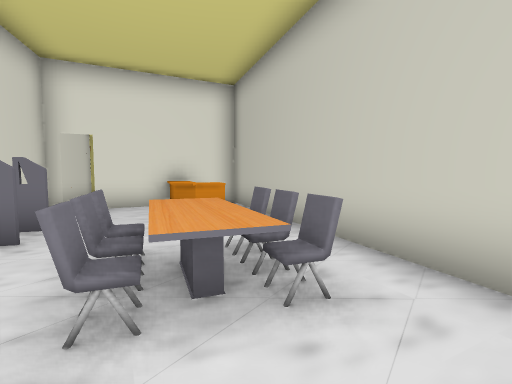
View 1 (above)

16 first-person views from a walk through a scene from a Unity 3-D project. The camera is 1.5 m above the floor, tilts 4° down and sees 85° across. The floor is counted in squares, 1.53 m on a side. Each view is taken from the middle of a square. On the plan, view 1 faces up. The plan holds only what a view shows up to about 11 squares ahead; the rest is blank. The place goes on beyond the plan. The player character is not drawn. Some animated figures are left out. Door leaves are left out, so doorways stand open.

View 2
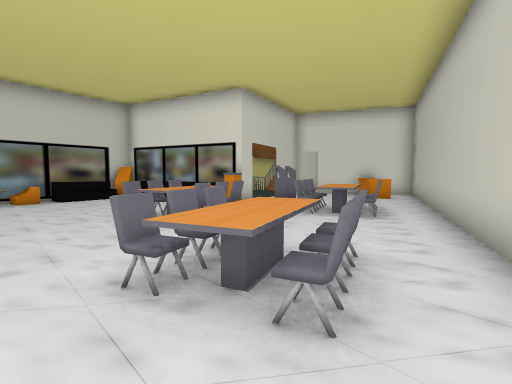

View 3
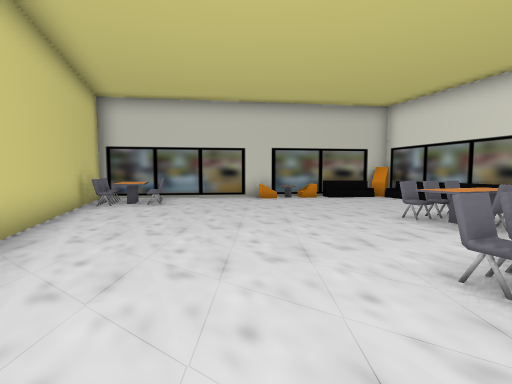

View 4
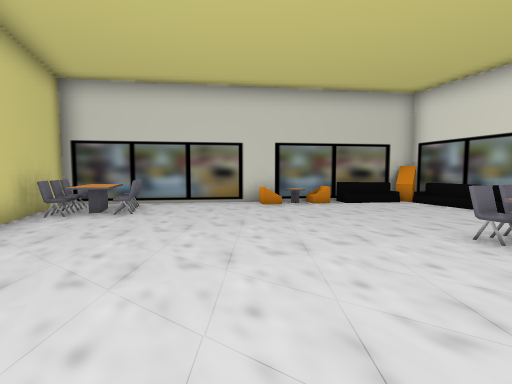

View 5
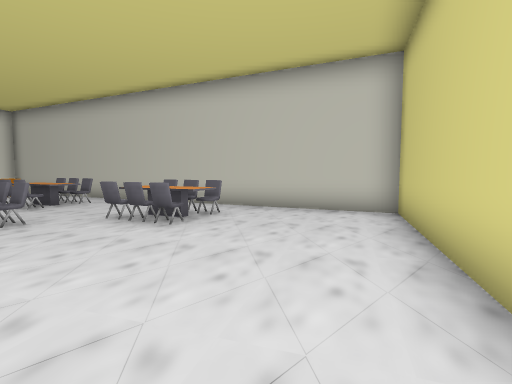

View 6
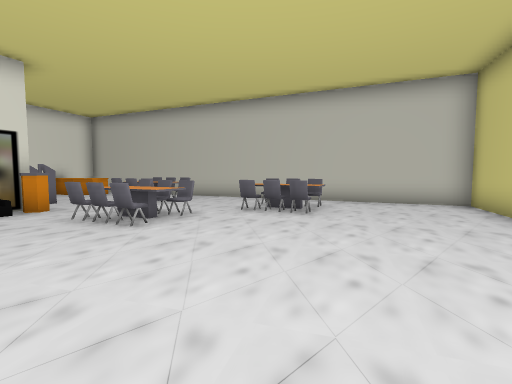

View 7
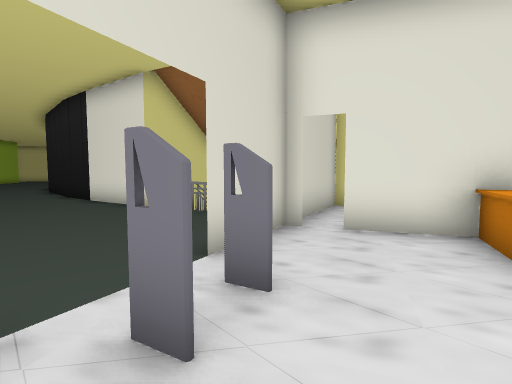

View 8
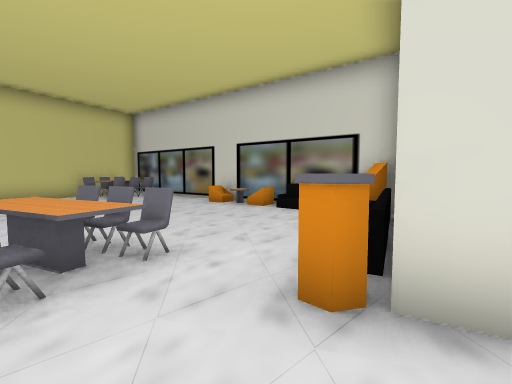

View 9
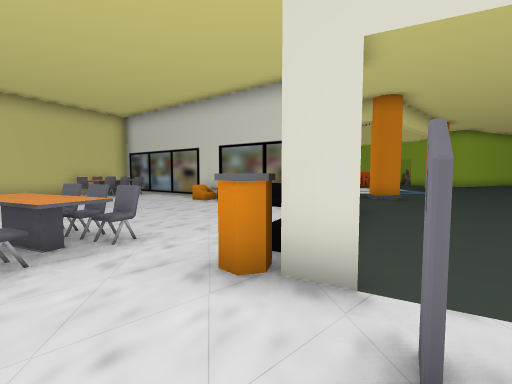

View 10
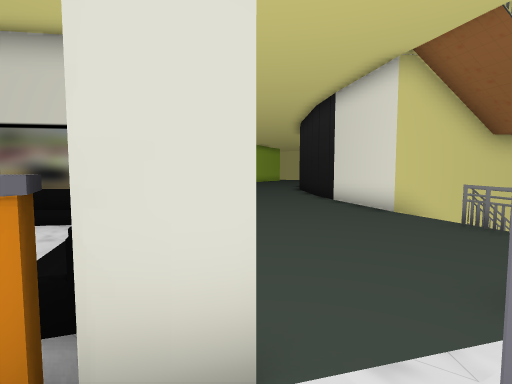

View 11
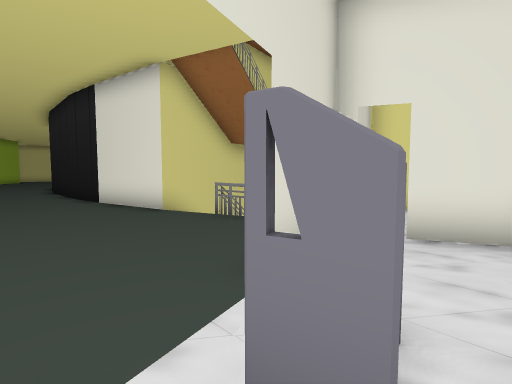

View 12
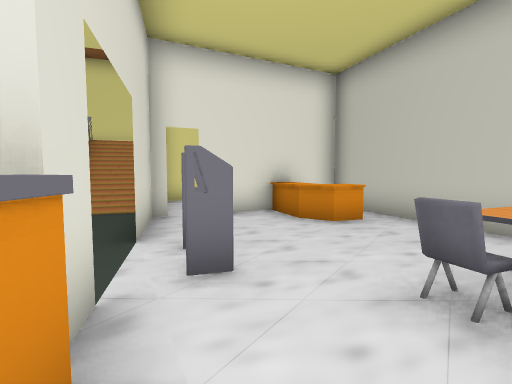

View 13
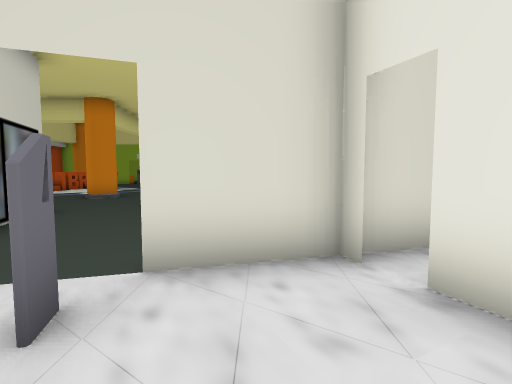

View 14
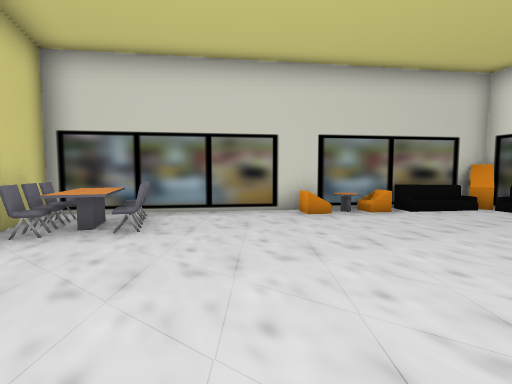

View 15
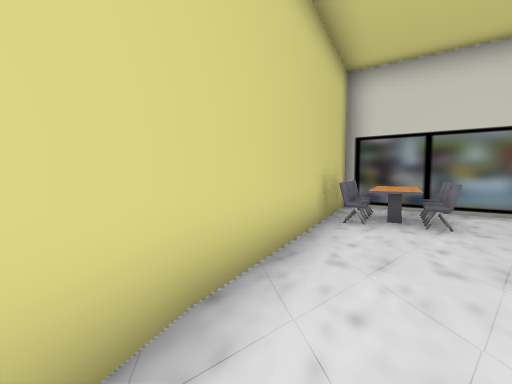

View 16
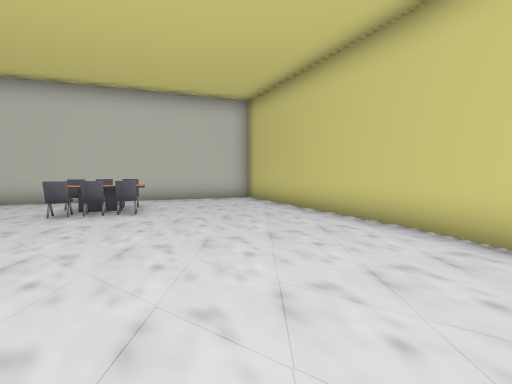

### Floor plan
Points are (right, up) in squares from view 1. A wall is a line through its corners. A room is listed if a view was taken in it or the views show most of it. See-through windows are left out.
Room 1 (views 1, 2, 3, 4, 5, 6, 7, 8, 9, 10, 11, 12, 13, 14, 15, 16)
walls: (-3.7, 2.1) (-3.7, 1.6); (-4.2, 3.1) (-4, 2.3) (-5.4, 1.9); (-3.2, 3.7) (-3.7, 3.6); (-7.3, 1.2) (-8.9, 0.7); (-8.7, -2.4) (-7.5, -10.9) (-1, -8.7); (-1.1, -8.8) (5.1, -5.7) (-0.7, 9.2) (-4.3, 7.5); (-3.5, 4.7) (-4, 4.6) (-3.5, 4.7); (-9.1, 0.2) (-8.9, -0.7); (-0.4, 5.6) (-1.2, 5.4); (-0.7, 6.8) (-1.4, 6.6) (-2.1, 7) (-2.6, 8.3); (-4.9, 7.2) (-5.3, 7); (-5.5, 7.7) (-4.7, 4.8)
low walls: (-7.9, -2.6) (-7.8, -3.2); (-8, -2.8) (-8.4, -2.9) (-8.3, -3.2); (-7.5, -4.8) (-8.1, -4.9); (-8.5, -2.7) (-7.7, -2.6) (-7.9, -3.2) (-8.4, -3.3); (-8.1, -4.7) (-7.6, -4.6)
ways out: opening at (-5, 4); open door at (0, 8); open door at (2, -5.5); open door at (4, -4); open door at (5, -5); gap at (-4, 8)
objects: table (-8, -4); table (-7, -10) to (-5, -8); table (-3, -1) to (-2, 0); table (-1, 2) to (0, 3); table (0, -3) to (2, -1)

Positions as (right, up) in squares from view 1, and headings:
1: (0, 0), facing up
2: (3, -4), facing up-left
3: (3, -5), facing left
4: (1, -5), facing left
5: (-2, -8), facing up-right
6: (-5, -7), facing up-right
7: (-2, 3), facing up-left
8: (-2, 3), facing down-left
9: (-2, 4), facing down-left
10: (-3, 3), facing left
11: (-3, 3), facing up-left
12: (-3, 1), facing up
13: (-2, 6), facing left
14: (-1, -6), facing left
15: (0, -7), facing down-left
16: (-6, -6), facing right
